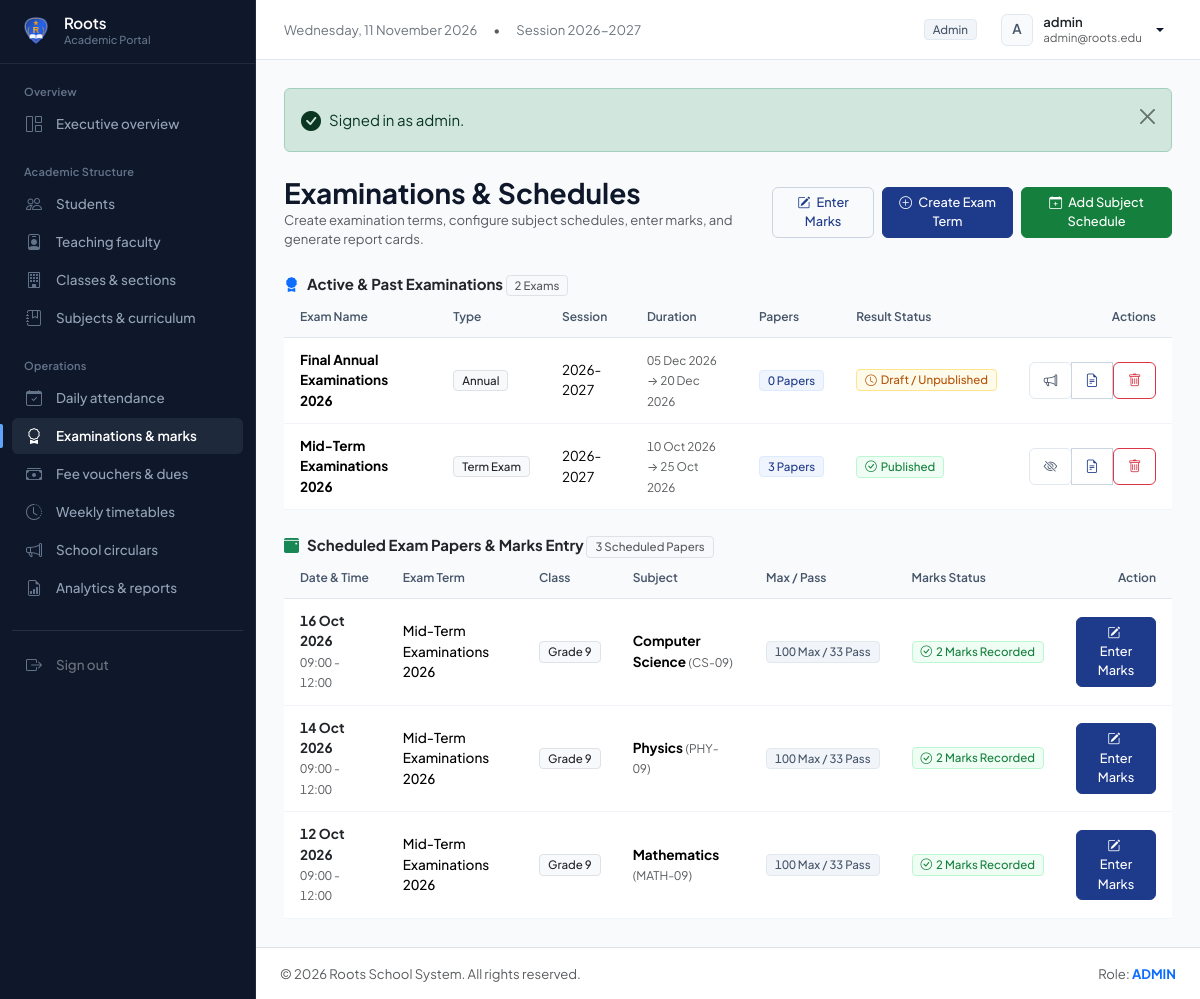
The page /admin/examinations.php (signed in) on the database its author committed.
### tables this page shows
CREATE TABLE `examinations` (
    `id` INT AUTO_INCREMENT PRIMARY KEY,
    `exam_name` VARCHAR(100) NOT NULL,
    `exam_type` VARCHAR(50) NOT NULL,
    `session_year` VARCHAR(20) NOT NULL,
    `start_date` DATE NOT NULL,
    `end_date` DATE NOT NULL,
    `is_published` TINYINT(1) DEFAULT 0,
    `created_at` TIMESTAMP DEFAULT CURRENT_TIMESTAMP
);

CREATE TABLE `exam_subjects` (
    `id` INT AUTO_INCREMENT PRIMARY KEY,
    `exam_id` INT NOT NULL,
    `class_id` INT NOT NULL,
    `subject_id` INT NOT NULL,
    `exam_date` DATE NOT NULL,
    `start_time` TIME NOT NULL,
    `end_time` TIME NOT NULL,
    `max_marks` DECIMAL(5,2) NOT NULL DEFAULT 100.00,
    `pass_marks` DECIMAL(5,2) NOT NULL DEFAULT 33.00,
    FOREIGN KEY (`exam_id`) REFERENCES `examinations`(`id`) ON DELETE CASCADE,
    FOREIGN KEY (`class_id`) REFERENCES `classes`(`id`) ON DELETE CASCADE,
    FOREIGN KEY (`subject_id`) REFERENCES `subjects`(`id`) ON DELETE CASCADE,
    UNIQUE KEY `unique_exam_class_subject` (`exam_id`, `class_id`, `subject_id`)
);

CREATE TABLE `classes` (
    `id` INT AUTO_INCREMENT PRIMARY KEY,
    `class_name` VARCHAR(50) NOT NULL,
    `numeric_level` INT NOT NULL,
    `created_at` TIMESTAMP DEFAULT CURRENT_TIMESTAMP
);

CREATE TABLE `subjects` (
    `id` INT AUTO_INCREMENT PRIMARY KEY,
    `subject_name` VARCHAR(100) NOT NULL,
    `subject_code` VARCHAR(30) NOT NULL UNIQUE,
    `class_id` INT NOT NULL,
    `created_at` TIMESTAMP DEFAULT CURRENT_TIMESTAMP,
    FOREIGN KEY (`class_id`) REFERENCES `classes`(`id`) ON DELETE CASCADE
);

### admin/examinations.php (the view, shortened to what this page needs)
<?php
require_once __DIR__ . '/../includes/header.php';
$pdo = getDB();
$exams = $pdo->query("
    SELECT e.*, COUNT(es.id) AS subject_count
    FROM examinations e
    LEFT JOIN exam_subjects es ON e.id = es.exam_id
    GROUP BY e.id
    ORDER BY e.start_date DESC
")->fetchAll();
$schedules = $pdo->query("
    SELECT es.*, e.exam_name, c.class_name, sub.subject_name, sub.subject_code,
           COUNT(m.id) AS marks_entered_count
    FROM exam_subjects es
    JOIN examinations e ON es.exam_id = e.id
    JOIN classes c ON es.class_id = c.id
    JOIN subjects sub ON es.subject_id = sub.id
    LEFT JOIN marks m ON es.id = m.exam_subject_id
    GROUP BY es.id
    ORDER BY es.exam_date DESC, es.start_time ASC
")->fetchAll();
?>
<div class="d-flex flex-column flex-sm-row justify-content-between align-items-sm-center gap-2 mb-4">
    <div>
        <h3 class="fw-bold text-navy mb-0">Examinations &amp; Schedules</h3>
        <p class="text-muted small mb-0">Create examination terms, configure subject schedules, enter marks, and generate report cards.</p>
    </div>
    <div class="d-flex gap-2">
        <a href="<?php echo BASE_URL; ?>admin/marks.php" class="btn btn-outline-primary btn-sm px-3">
            <i class="bi bi-pencil-square me-1"></i> Enter Marks
        </a>
        <button class="btn btn-primary btn-sm px-3 shadow-sm" data-bs-toggle="modal" data-bs-target="#addExamModal">
            <i class="bi bi-plus-circle me-1"></i> Create Exam Term
        </button>
        <button class="btn btn-success btn-sm px-3 shadow-sm" data-bs-toggle="modal" data-bs-target="#addScheduleModal">
            <i class="bi bi-calendar-plus me-1"></i> Add Subject Schedule
        </button>
    </div>
</div>
<div class="content-card mb-4">
    <div class="content-card-header">
        <span class="fw-bold text-dark"><i class="bi bi-award-fill text-primary me-2"></i>Active &amp; Past Examinations</span>
        <span class="badge bg-light text-muted border"><?php echo count($exams); ?> Exams</span>
    </div>
    <div class="table-responsive">
        <table class="table table-custom align-middle mb-0">
            <thead>
                <tr>
                    <th>Exam Name</th>
                    <th>Type</th>
                    <th>Session</th>
                    <th>Duration</th>
                    <th>Papers</th>
                    <th>Result Status</th>
                    <th class="text-end">Actions</th>
                </tr>
            </thead>
            <tbody>
                <?php if (!empty($exams)): ?>
                    <?php foreach ($exams as $ex): ?>
                        <tr>
                            <td><strong class="text-navy"><?php echo htmlspecialchars($ex['exam_name']); ?></strong></td>
                            <td><span class="badge bg-light text-dark border"><?php echo htmlspecialchars($ex['exam_type']); ?></span></td>
                            <td><?php echo htmlspecialchars($ex['session_year']); ?></td>
                            <td>
                                <span class="small text-muted">
                                    <?php echo formatDate($ex['start_date']); ?> &rarr; <?php echo formatDate($ex['end_date']); ?>
                                </span>
                            </td>
                            <td><span class="badge bg-primary-subtle text-primary"><?php echo $ex['subject_count']; ?> Papers</span></td>
                            <td>
                                <?php if ($ex['is_published']): ?>
                                    <span class="badge bg-success-subtle text-success"><i class="bi bi-check-circle me-1"></i>Published</span>
                                <?php else: ?>
                                    <span class="badge bg-warning-subtle text-warning-emphasis"><i class="bi bi-clock me-1"></i>Draft / Unpublished</span>
                                <?php endif; ?>
                            </td>
                            <td class="text-end">
                                <div class="btn-group btn-group-sm">
                                    <form method="POST" action="" class="d-inline">
                                        <button type="submit" class="btn btn-outline-secondary" title="<?php echo $ex['is_published'] ? 'Unpublish' : 'Publish Result'; ?>">
                                            <i class="bi bi-<?php echo $ex['is_published'] ? 'eye-slash' : 'megaphone'; ?>"></i>
                                        </button>
                                    </form>
                                    <a href="<?php echo BASE_URL; ?>admin/report_card.php?exam_id=<?php echo $ex['id']; ?>" class="btn btn-outline-primary" title="Generate Report Cards">
                                        <i class="bi bi-file-earmark-text"></i>
                                    </a>
                                    <form method="POST" action="" class="d-inline" onsubmit="return confirm('Delete this exam and all its marks?');">
                                        <button type="submit" class="btn btn-outline-danger" title="Delete Exam">
                                            <i class="bi bi-trash"></i>
                                        </button>
                                    </form>
                                </div>
                            </td>
                        </tr>
                    <?php endforeach; ?>
                <?php else: ?>
                    <tr><td colspan="7" class="text-center py-4 text-muted">No examinations created yet.</td></tr>
                <?php endif; ?>
            </tbody>
        </table>
    </div>
</div>
<div class="content-card">
    <div class="content-card-header">
        <span class="fw-bold text-dark"><i class="bi bi-calendar3-event-fill text-success me-2"></i>Scheduled Exam Papers &amp; Marks Entry</span>
        <span class="badge bg-light text-muted border"><?php echo count($schedules); ?> Scheduled Papers</span>
    </div>
    <div class="table-responsive">
        <table class="table table-custom align-middle mb-0">
            <thead>
                <tr>
                    <th>Date &amp; Time</th>
                    <th>Exam Term</th>
                    <th>Class</th>
                    <th>Subject</th>
                    <th>Max / Pass</th>
                    <th>Marks Status</th>
                    <th class="text-end">Action</th>
                </tr>
            </thead>
            <tbody>
                <?php if (!empty($schedules)): ?>
                    <?php foreach ($schedules as $sc): ?>
                        <tr>
                            <td>
                                <div class="fw-bold text-dark"><?php echo formatDate($sc['exam_date'], 'd M Y'); ?></div>
                                <small class="text-muted"><?php echo substr($sc['start_time'], 0, 5); ?> - <?php echo substr($sc['end_time'], 0, 5); ?></small>
                            </td>
                            <td><span class="fw-medium"><?php echo htmlspecialchars($sc['exam_name']); ?></span></td>
                            <td><span class="badge bg-light text-dark border"><?php echo htmlspecialchars($sc['class_name']); ?></span></td>
                            <td>
                                <strong><?php echo htmlspecialchars($sc['subject_name']); ?></strong>
                                <small class="text-muted">(<?php echo htmlspecialchars($sc['subject_code']); ?>)</small>
                            </td>
                            <td>
                                <span class="badge bg-secondary-subtle text-secondary">
                                    <?php echo (int)$sc['max_marks']; ?> Max / <?php echo (int)$sc['pass_marks']; ?> Pass
                                </span>
                            </td>
                            <td>
                                <?php if ($sc['marks_entered_count'] > 0): ?>
                                    <span class="badge bg-success-subtle text-success">
                                        <i class="bi bi-check-circle me-1"></i><?php echo $sc['marks_entered_count']; ?> Marks Recorded
                                    </span>
                                <?php else: ?>
                                    <span class="badge bg-warning-subtle text-warning-emphasis">Pending Entry</span>
                                <?php endif; ?>
                            </td>
                            <td class="text-end">
                                <a href="<?php echo BASE_URL; ?>admin/marks.php?exam_subject_id=<?php echo $sc['id']; ?>" class="btn btn-sm btn-primary px-3 shadow-sm">
                                    <i class="bi bi-pencil-square me-1"></i> Enter Marks
                                </a>
                            </td>
                        </tr>
                    <?php endforeach; ?>
                <?php else: ?>
                    <tr><td colspan="7" class="text-center py-4 text-muted">No exam papers scheduled yet.</td></tr>
                <?php endif; ?>
            </tbody>
        </table>
    </div>
</div>
<?php require_once __DIR__ . '/../includes/footer.php'; ?>

### assets/css/dashboard.css (style rules this page uses)
:root { --accent: #1e3a8a; --accent-hover: #172554; --accent-subtle: #f0f4fc; --surface-bg: #f8fafc; --surface-card: #ffffff; --surface-card-subtle: #f8fafc; --surface-sidebar: #0f172a; --surface-sidebar-hover: #1e293b; --surface-sidebar-active: #1e293b; --border-light: #e2e8f0; --border-subtle: #edf2f7; --border-sidebar: rgba(255, 255, 255, 0.08); --text-primary: #0f172a; --text-secondary: #475569; --text-muted: #64748b; --text-sidebar: #94a3b8; --text-sidebar-bright: #f8fafc; --success: #15803d; --success-bg: #f0fdf4; --success-border: #bbf7d0; --warning: #b45309; --warning-bg: #fffbeb; --warning-border: #fde68a; --danger: #b91c1c; --danger-bg: #fef2f2; --danger-border: #fecaca; --info: #0369a1; --info-bg: #f0f9ff; --info-border: #bae6fd; --radius-sm: 6px; --radius-md: 8px; --radius-lg: 10px; --shadow-sm: 0 1px 2px 0 rgba(15, 23, 42, 0.04); --shadow-md: 0 4px 6px -1px rgba(15, 23, 42, 0.05), 0 2px 4px -2px rgba(15, 23, 42, 0.03); }
*, *::before, *::after { box-sizing: border-box; }
body { font-family: 'Plus Jakarta Sans', -apple-system, BlinkMacSystemFont, "Segoe UI", Roboto, sans-serif; background-color: var(--surface-bg); color: var(--text-primary); font-size: 0.9375rem; line-height: 1.5; -webkit-font-smoothing: antialiased; -moz-osx-font-smoothing: grayscale; min-height: 100vh; }
.tabular-nums, .stat-value, .table td, .table th, .badge { font-variant-numeric: tabular-nums; font-feature-settings: "tnum" 1; }
.btn { font-size: 0.84rem; font-weight: 500; border-radius: var(--radius-sm); padding: 0.45rem 0.85rem; transition: background-color 0.15s ease, border-color 0.15s ease, color 0.15s ease; box-shadow: none !important; }
.btn-primary { background-color: var(--accent); border-color: var(--accent); color: #ffffff; }
.btn-outline-primary { color: var(--accent); border-color: #cbd5e1; background: transparent; }
.btn-outline-secondary { color: var(--text-secondary); border-color: var(--border-light); background: #ffffff; }
.btn-success { background-color: var(--success); border-color: var(--success); color: #ffffff; }
.btn-sm { padding: 0.35rem 0.65rem; font-size: 0.8rem; }
.table { color: var(--text-primary); border-color: var(--border-light); font-size: 0.85rem; }
.table th { background-color: #f8fafc; color: var(--text-secondary); font-size: 0.75rem; font-weight: 600; text-transform: capitalize; border-bottom: 1px solid var(--border-light); padding: 0.7rem 1rem; white-space: nowrap; }
.table td { padding: 0.75rem 1rem; vertical-align: middle; border-bottom: 1px solid #f1f5f9; }
.badge { font-weight: 500; font-size: 0.72rem; padding: 0.25rem 0.5rem; border-radius: 4px; letter-spacing: 0; }
.badge.bg-primary-subtle { background-color: var(--accent-subtle) !important; color: var(--accent) !important; border: 1px solid #dbeafe; }
.badge.bg-success-subtle { background-color: var(--success-bg) !important; color: var(--success) !important; border: 1px solid var(--success-border); }
.badge.bg-warning-subtle { background-color: var(--warning-bg) !important; color: var(--warning) !important; border: 1px solid var(--warning-border); }
.badge.bg-secondary-subtle { background-color: #f1f5f9 !important; color: #475569 !important; border: 1px solid var(--border-light); }

### rows shown on the page
examinations: exam_name "Final Annual Examinations 2026", exam_type "Annual", session_year "2026-2027", start_date "05 Dec 2026", end_date "20 Dec 2026", subject_count "0", is_published 0 (drawn)
examinations: exam_name "Mid-Term Examinations 2026", exam_type "Term Exam", session_year "2026-2027", start_date "10 Oct 2026", end_date "25 Oct 2026", subject_count "3", is_published 1 (drawn)
exam_subjects: exam_date "16 Oct 2026", start_time "09:00", end_time "12:00", exam.exam_name "Mid-Term Examinations 2026", class.class_name "Grade 9", subject.subject_name "Computer Science", subject.subject_code "CS-09", max_marks "100", pass_marks "33", marks_entered_count "2"
exam_subjects: exam_date "14 Oct 2026", start_time "09:00", end_time "12:00", exam.exam_name "Mid-Term Examinations 2026", class.class_name "Grade 9", subject.subject_name "Physics", subject.subject_code "PHY-09", max_marks "100", pass_marks "33", marks_entered_count "2"
exam_subjects: exam_date "12 Oct 2026", start_time "09:00", end_time "12:00", exam.exam_name "Mid-Term Examinations 2026", class.class_name "Grade 9", subject.subject_name "Mathematics", subject.subject_code "MATH-09", max_marks "100", pass_marks "33", marks_entered_count "2"

### other values the page prints
APP_SHORT_NAME "Roots"
APP_YEAR "2026-2027"
$currentUser['role'] "Admin"
substr($currentUser['name'] ?? $currentUser['username'], 0, 1) "A"
$currentUser['name'] "admin"
$currentUser['email'] "admin@roots.edu"
$msg "Signed in as admin."
count($exams) "2"
count($schedules) "3"
APP_NAME "Roots School System"
$currentUser['role'] "ADMIN"
